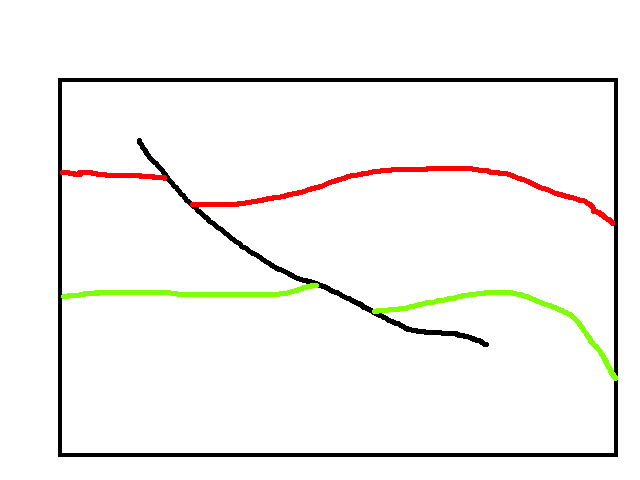
#> input picture models/model1.png, 640 x 480 px
$ python -i test1.py   (imports and definitions only)
#> lines starting #> are read from the running program, lines starting #| are printed output that depends on the picture; after the words box and inside, x2 and y2 are one past the last pixel; in counts of white or black regions, pixels touching at a corner belong together
import cv2
import numpy as np
from scipy.ndimage import gaussian_filter1d
from scipy.spatial import Delaunay
import matplotlib.pyplot as plt
import implicit2d

# [55 lines left out: functions sample_model_points, visualize_mesh, not called in this run]

def extract_features(image_path):
    # Read image
#> called with image_path = '../models/model1.png'
    img = cv2.imread(image_path)
#> img is the input picture: shape (480, 640, 3); mean B, G, R 242.6, 244.8, 245.9

    # Convert to HSV for better color separation
    hsv = cv2.cvtColor(img, cv2.COLOR_BGR2HSV)
#> hsv: shape (480, 640, 3); mean H, S, V 2.1, 4.6, 247.1

    # Extract features by color
    black_mask = cv2.inRange(hsv, (0, 0, 0), (180, 255, 50))  # fault
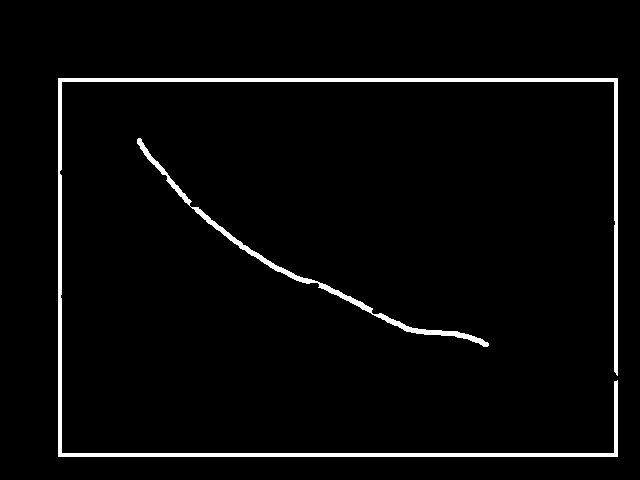
#> black_mask: shape (480, 640); 3.1% white; 2 white regions, box (x1, y1, x2, y2) and area: (58, 78, 618, 457) 7406, (137, 138, 489, 347) 2087
    red_mask = cv2.inRange(hsv, (160, 100, 100), (180, 255, 255))  # red horizon
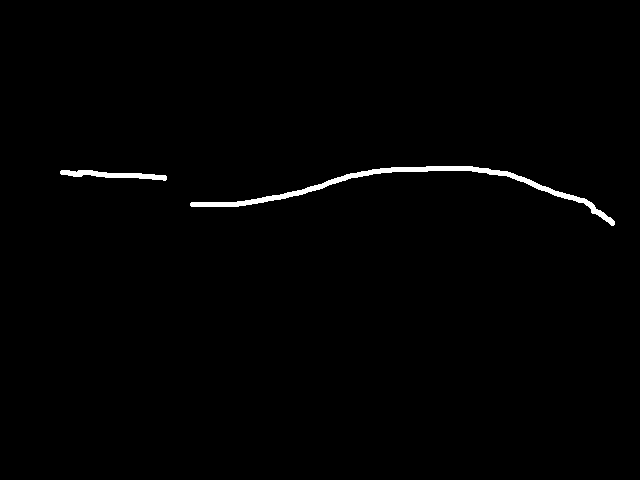
#> red_mask: shape (480, 640); 0.93% white; 2 white regions, box (x1, y1, x2, y2) and area: (190, 166, 615, 226) 2288, (60, 170, 167, 181) 562
    green_mask = cv2.inRange(hsv, (35, 100, 100), (85, 255, 255))  # green horizon
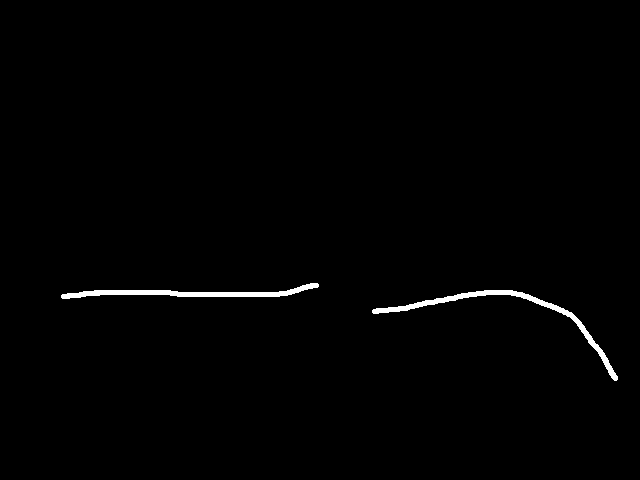
#> green_mask: shape (480, 640); 0.92% white; 2 white regions, box (x1, y1, x2, y2) and area: (372, 290, 618, 381) 1496, (61, 283, 319, 299) 1317

    # Extract points and normalize coordinates
    h, w = img.shape[:2]
#> h = 480; w = 640

    def get_points(mask, skip=5):
#> called with skip = 5
        points = np.where(mask > 0)
#> points = 9493 positions, rows 78 to 456, columns 58 to 617
        coords = np.column_stack((points[1], points[0]))  # x,y coordinates
#> coords = 9493 pairs, first value 58 to 617, second value 78 to 456
        coords = coords[::skip]  # reduce density
#> coords = 1899 pairs, first value 58 to 617, second value 78 to 456
        return coords.astype(float) / [w, h]  # normalize to [0,1]

    # Compute normals for a set of points
    def compute_normals(points):
        # Smooth points if needed
        x = gaussian_filter1d(points[:, 0], sigma=1)
        y = gaussian_filter1d(points[:, 1], sigma=1)

        # Compute tangents using finite differences
        dx = np.gradient(x)
        dy = np.gradient(y)

        # Rotate 90 degrees to get normals and normalize
        normals = np.column_stack((-dy, dx))
        norms = np.sqrt((normals ** 2).sum(axis=1))
        normals /= norms[:, np.newaxis]

        return normals

    # Get features
    fault_points = get_points(black_mask)
#> fault_points = 1899 pairs, first value 0.0906 to 0.964, second value 0.163 to 0.95
    red_points = get_points(red_mask)
#> red_points = 570 pairs, first value 0.0953 to 0.959, second value 0.346 to 0.467
    green_points = get_points(green_mask)
#> green_points = 563 pairs, first value 0.0953 to 0.963, second value 0.59 to 0.792

    red_normals = compute_normals(red_points)
#> in compute_normals, `x = gaussian_filter1d(points[:, 0], sigma=1)`: x = 570 values, max 0.958 at index 569, min 0.114 at index 134, mean 0.546
#> in compute_normals, `y = gaussian_filter1d(points[:, 1], sigma=1)`: y = 570 values from 0.346 to 0.466
#> in compute_normals, `dx = np.gradient(x)`: dx = 570 values, max 0.182 at index 535, min -0.219 at index 183, mean 0.000511
#> in compute_normals, `dy = np.gradient(y)`: dy = 570 values, max 0.0017 at index 539, min 0 at index 0, mean 0.000212
#> in compute_normals, `normals = np.column_stack((-dy, dx))`: normals = 570 pairs, first value -0.0017 to 0, second value -0.219 to 0.182
#> in compute_normals, `norms = np.sqrt((normals ** 2).sum(axis=1))`: norms = 570 values, max 0.219 at index 183, min 0.000313 at index 343, mean 0.0518
#> in compute_normals, `normals /= norms[:, np.newaxis]`: normals = 570 pairs, first value -1 to 0, second value -1 to 1
#> red_normals has the same summary as normals in compute_normals
    green_normals = compute_normals(green_points)
#> green_normals = 563 pairs, first value -1 to 0, second value -1 to 1

    return {
        'fault': fault_points,
        'red_horizon': (red_points, red_normals),
        'green_horizon': (green_points, green_normals)
    }

# [54 lines left out: function build_implicit_function, not called in this run]

# Main execution
# [38 lines not run here, left out]

>>> result = extract_features('../models/model1.png')
#> result = 3 items
